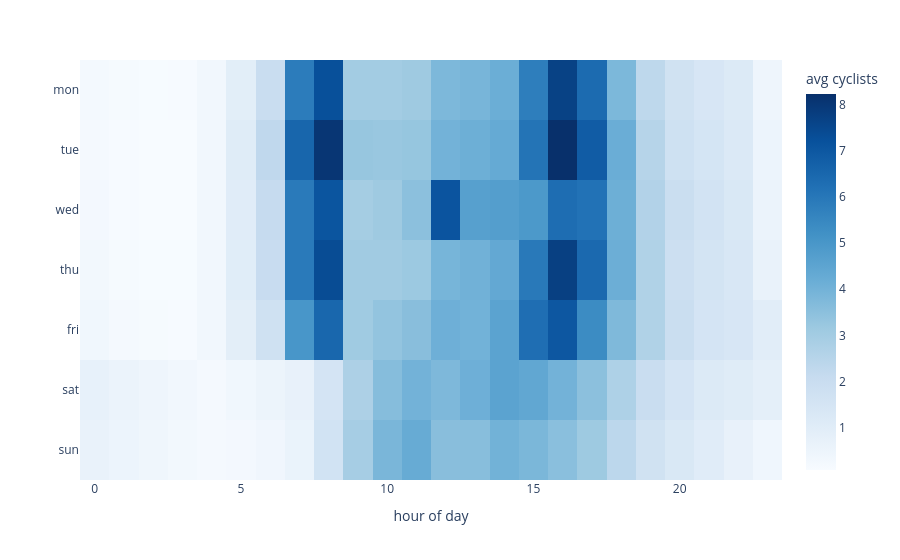

Here is the notebook cell this chart was saved with:
### Code cell
fig

### Figure 1 — Plotly figure (JSON) as saved in the notebook; plotly's stock layout.template omitted (floating-point values rounded to 4 significant figures; data arrays with more than 128 entries replaced by an {"elided": "..."} marker saying what was removed)
{"data": [{"coloraxis": "coloraxis", "hovertemplate": "hour of day: %{x}<br>y: %{y}<br>avg cyclists: %{z}<extra></extra>", "name": "0", "type": "heatmap", "x": [0, 1, 2, 3, 4, 5, 6, 7, 8, 9, 10, 11, 12, 13, 14, 15, 16, 17, 18, 19, 20, 21, 22, 23], "xaxis": "x", "y": ["mon", "tue", "wed", "thu", "fri", "sat", "sun"], "yaxis": "y", "z": {"elided": "7x24 float values"}}], "layout": {"coloraxis": {"colorbar": {"title": {"text": "avg cyclists"}}, "colorscale": [[0, "rgb(247,251,255)"], [0.125, "rgb(222,235,247)"], [0.25, "rgb(198,219,239)"], [0.375, "rgb(158,202,225)"], [0.5, "rgb(107,174,214)"], [0.625, "rgb(66,146,198)"], [0.75, "rgb(33,113,181)"], [0.875, "rgb(8,81,156)"], [1, "rgb(8,48,107)"]]}, "margin": {"t": 60}, "xaxis": {"anchor": "y", "domain": [0, 1], "title": {"text": "hour of day"}}, "yaxis": {"anchor": "x", "autorange": "reversed", "domain": [0, 1]}}}
